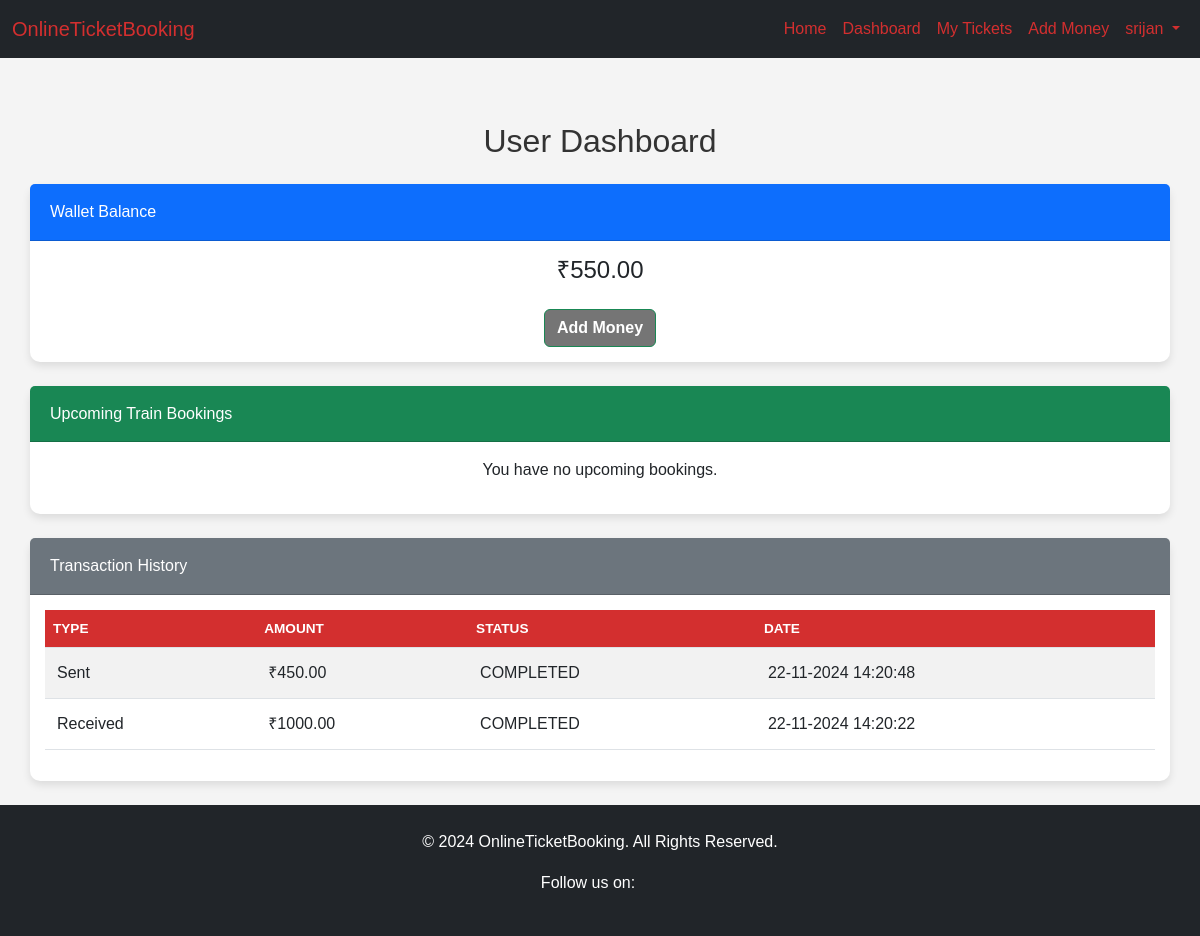
/dashboard/ (signed in), run on the app's committed database.
### users/models.py (models this page shows)
class CustomUser(AbstractUser):
    USER_TYPE_CHOICES = (
        ("cutomer", "Customer"),
        ("railway_taff", "Railway Staff"),
        ("superadmin", "Super Admin"),
    )
    user_type = models.CharField(
        choices=USER_TYPE_CHOICES, max_length=255, default="customer"
    )

### transactions/models.py (models this page shows, shortened)
class Wallet(models.Model):
    user = models.ForeignKey(user, on_delete=models.CASCADE)
    balance = models.DecimalField(max_digits=10, decimal_places=2, default=0.00)
    created_at = models.DateTimeField(default=timezone.now)
    updated_at = models.DateTimeField(default=timezone.now)

class Transaction(models.Model):
    STATUS_CHOICES = (
        ("PENDING", "PENDING"),
        ("COMPLETED", "COMPLETED"),
        ("FAILED", "FAILED"),
        ("REVERTED", "REVERTED"),
    )
    sender_wallet = models.ForeignKey(
        Wallet, on_delete=models.SET_NULL, null=True, related_name="sent_transactions"
    )
    receiver_wallet = models.ForeignKey(
        Wallet,
        on_delete=models.SET_NULL,
        null=True,
        related_name="received_transactions",
    )
    amount = models.DecimalField(max_digits=10, decimal_places=2)
    status = models.CharField(max_length=20, choices=STATUS_CHOICES, default="PENDING")
    created_at = models.DateTimeField(default=timezone.now)

### dashboard/views.py (the view)
# urls.py: path("dashboard/", dashboard_views.user_dashboard, name="user-dashboard"),
@login_required
def user_dashboard(request):
    wallet, _ = Wallet.objects.get_or_create(user=request.user)
    wallet_balance = wallet.balance
    upcoming_tickets = (
        Ticket.objects.filter(
            booking_user=request.user,
            journey__departure_date__date__gte=datetime.now().date(),
        )
        .select_related("journey", "journey__train", "journey_seat_category")
        .order_by("journey__departure_date__date")
    )
    transactions = Transaction.objects.filter(
        Q(sender_wallet=wallet) | Q(receiver_wallet=wallet)
    ).order_by("-created_at")
    return render(
        request,
        "dashboard/user_dashboard.html",
        {
            "wallet_balance": wallet_balance,
            "upcoming_tickets": upcoming_tickets,
            "transactions": transactions,
        },
    )

### dashboard/templates/dashboard/user_dashboard.html
{% extends "dashboard/base.html" %}
{% block content %}
<div class="container mt-4">
    <h2 class="text-center mb-4">User Dashboard</h2>
    <div class="card mb-4">
        <div class="card-header bg-primary text-white">Wallet Balance</div>
        <div class="card-body text-center">
            <h4>₹{{ wallet_balance }}</h4>
            <a href="{% url 'add-money' %}" class="btn btn-success mt-3">Add Money</a>
        </div>
    </div>
    <div class="card mb-4">
        <div class="card-header bg-success text-white">Upcoming Train Bookings</div>
        <div class="card-body">
            {% if upcoming_tickets %}
            <table class="table table-striped">
                <thead>
                    <tr>
                        <th>Train Name</th>
                        <th>Train Number</th>
                        <th>Departure Station</th>
                        <th>Arrival Station</th>
                        <th>Departure Date</th>
                        <th>Departure Time</th>
                        <th>Seat Category</th>
                        <th>Number of Seats</th>
                        <th>Price</th>
                        <th>Actions</th>
                    </tr>
                </thead>
                <tbody>
                    {% for ticket in upcoming_tickets %}
                    <tr>
                        <td>{{ ticket.journey.train.name }}</td>
                        <td>{{ ticket.journey.train.number }}</td>
                        <td>{{ ticket.journey.train.departure_station.name }}</td>
                        <td>{{ ticket.journey.train.arrival_station.name }}</td>
                        <td>{{ ticket.journey.departure_date.date }}</td>
                        <td>{{ ticket.journey.train.departure_time }}</td>
                        <td>{{ ticket.journey_seat_category.seat_category.name }}</td>
                        <td>{{ ticket.num_seats }}</td>
                        <td>₹{{ ticket.price }}</td>
                        <td>
                            <a href="{% url 'ticket-detail' ticket.id %}" class="btn btn-info btn-sm">View Details</a>
                        </td>
                    </tr>
                    {% endfor %}
                </tbody>
            </table>
            {% else %}
            <p class="text-center">You have no upcoming bookings.</p>
            {% endif %}
        </div>
    </div>
    <div class="card mb-4">
        <div class="card-header bg-secondary text-white">Transaction History</div>
        <div class="card-body">
            {% if transactions %}
            <table class="table table-striped">
                <thead>
                    <tr>
                        <th>Type</th>
                        <th>Amount</th>
                        <th>Status</th>
                        <th>Date</th>
                    </tr>
                </thead>
                <tbody>
                    {% for transaction in transactions %}
                    <tr>
                        <td>
                            {% if transaction.sender_wallet.user == user %}
                                Sent
                            {% elif transaction.receiver_wallet.user == user %}
                                Received
                            {% else %}
                                Self Transaction
                            {% endif %}
                        </td>
                        <td>₹{{ transaction.amount }}</td>
                        <td>{{ transaction.status }}</td>
                        <td>{{ transaction.created_at|date:"d-m-Y H:i:s" }}</td>
                    </tr>
                    {% endfor %}
                </tbody>
            </table>
            {% else %}
            <p class="text-center">No transactions found.</p>
            {% endif %}
        </div>
    </div>
</div>
{% endblock %}

### dashboard/templates/dashboard/base.html (shortened to what this page needs)
{% load static %}
<!DOCTYPE html>
<html lang="en">
<head>
    <link href="https://cdn.jsdelivr.net/npm/bootstrap@5.3.0/dist/css/bootstrap.min.css" rel="stylesheet">
    <link rel="stylesheet" href="{% static 'css/styles.css' %}">
</head>
<body>
    <nav class="navbar navbar-expand-lg navbar-dark bg-dark">
        <div class="container-fluid">
            <a class="navbar-brand" href="{% url 'index' %}">OnlineTicketBooking</a>
            <div class="collapse navbar-collapse" id="navbarNav">
                <ul class="navbar-nav ms-auto">
                    <li class="nav-item">
                        <a class="nav-link {% if request.resolver_match.url_name == 'index' %}active{% endif %}" href="{% url 'index' %}">Home</a>
                    </li>
                    {% if user.is_authenticated %}
                        <li class="nav-item">
                            <a class="nav-link {% if request.resolver_match.url_name == 'user-dashboard' %}active{% endif %}" href="{% url 'user-dashboard' %}">Dashboard</a>
                        </li>
                        <li class="nav-item">
                            <a class="nav-link {% if request.resolver_match.url_name == 'my-tickets' %}active{% endif %}" href="{% url 'my-tickets' %}">My Tickets</a>
                        </li>
                        <li class="nav-item">
                            <a class="nav-link {% if request.resolver_match.url_name == 'add-money' %}active{% endif %}" href="{% url 'add-money' %}">Add Money</a>
                        </li>
                        <li class="nav-item dropdown">
                            <a class="nav-link dropdown-toggle" href="#" id="userDropdown" role="button" data-bs-toggle="dropdown" aria-expanded="false">
                                {{ user.username }}
                            </a>
                        </li>
                    {% else %}
                        <li class="nav-item">
                            <a class="nav-link {% if request.resolver_match.url_name == 'login' %}active{% endif %}" href="{% url 'login' %}">Login</a>
                        </li>
                    {% endif %}
                </ul>
            </div>
        </div>
    </nav>
    <div class="container main-content mt-4">
        {% block content %}{% endblock %}
    </div>
    <footer class="text-center bg-dark text-white py-4">
        <p>&copy; 2024 OnlineTicketBooking. All Rights Reserved.</p>
        <p>Follow us on:
        </p>
    </footer>
</body>
</html>

### static/css/styles.css (style rules this page uses)
body { font-family: 'Arial', sans-serif; background-color: #f4f4f4; color: #333; line-height: 1.6; }
.container { max-width: 1200px; margin-top: 20px; padding: 0 15px; }
.card { box-shadow: 0 4px 8px rgba(0, 0, 0, 0.1); border: none; border-radius: 10px; transition: transform 0.3s, box-shadow 0.3s; display: flex; flex-direction: column; height: 100%; background-color: #fff; }
.card-header { display: flex; justify-content: space-between; align-items: center; border-top-left-radius: 10px; border-top-right-radius: 10px; padding: 15px 20px; background-color: #d32f2f; color: #fff; }
.card-body { padding: 15px; flex-grow: 1; }
.btn-success { background-color: #757575; color: #fff; font-weight: bold; }
.navbar-dark { background-color: #212121; }
.navbar-brand, .nav-link { color: #d32f2f !important; }
.table thead th { background-color: #d32f2f; color: #fff; font-weight: bold; text-transform: uppercase; font-size: 0.85rem; }
.table tbody td { padding: 0.75rem; vertical-align: middle; }
footer { background-color: #212121; color: #bbb; padding: 15px 0; text-align: center; margin-top: auto; }
body { display: flex; flex-direction: column; min-height: 100vh; }
footer { margin-top: auto; }

### data on the page
CustomUser: username "srijan"
Wallet: balance "550.00"
Transaction: shows "Sent"
Transaction: shows "Received"
